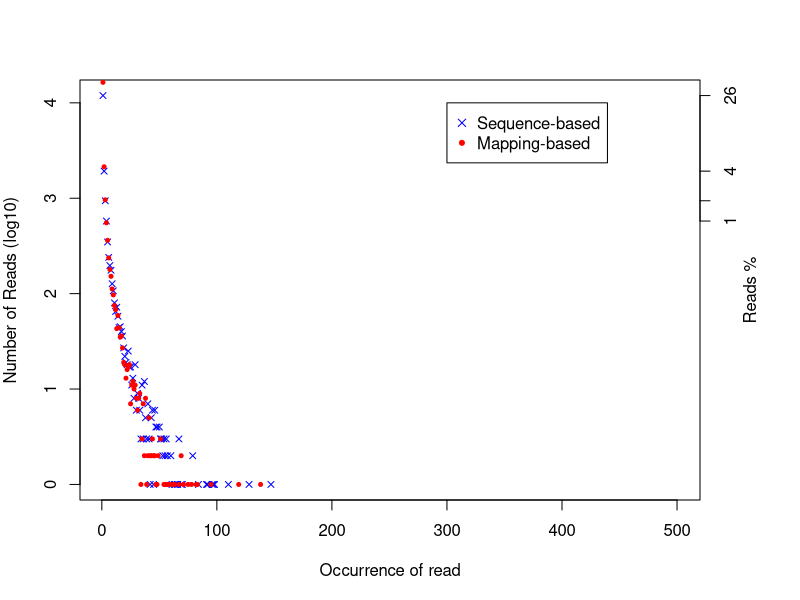

Reproduce this figure in R.
pdf('RAP1_UNINDUCED_REP1.DupRate_plot.pdf')
par(mar=c(5,4,4,5),las=0)
seq_occ=c(1,2,3,4,5,6,7,8,9,10,11,12,13,14,15,16,17,18,19,20,21,22,23,24,25,26,27,28,29,30,31,32,33,34,35,36,37,38,39,40,41,42,43,44,45,46,47,48,49,51,54,55,56,57,58,61,63,67,69,71,75,78,82,83,95,119,138)
seq_uniqRead=c(16403,2137,962,553,362,237,179,152,112,97,75,68,43,59,44,35,36,27,19,18,13,16,17,18,7,11,12,10,11,8,6,8,9,1,3,7,2,8,1,2,5,2,2,3,2,2,1,1,2,3,1,1,1,1,1,1,1,1,2,1,1,1,1,1,1,1,1)
pos_occ=c(1,2,3,4,5,6,7,8,9,10,11,12,13,14,15,16,17,18,19,20,21,22,23,24,25,26,27,28,29,30,31,32,33,34,35,36,37,38,39,40,41,42,43,44,45,46,47,48,50,51,52,53,54,55,56,57,60,61,63,64,66,67,69,70,79,84,91,92,96,97,98,110,128,147)
pos_uniqRead=c(11923,1923,941,577,348,240,197,176,127,107,80,65,72,58,44,45,40,36,27,22,19,18,25,17,17,11,13,8,18,6,9,8,6,3,11,3,12,5,3,7,3,1,5,6,1,6,4,4,4,3,3,2,3,2,3,2,2,1,1,1,1,3,1,1,2,1,1,1,1,1,1,1,1,1)
plot(pos_occ,log10(pos_uniqRead),ylab='Number of Reads (log10)',xlab='Occurrence of read',pch=4,cex=0.8,col='blue',xlim=c(1,500),yaxt='n')
points(seq_occ,log10(seq_uniqRead),pch=20,cex=0.8,col='red')
ym=floor(max(log10(pos_uniqRead)))
legend(300,ym,legend=c('Sequence-based','Mapping-based'),col=c('blue','red'),pch=c(4,20))
axis(side=2,at=0:ym,labels=0:ym)
axis(side=4,at=c(log10(pos_uniqRead[1]),log10(pos_uniqRead[2]),log10(pos_uniqRead[3]),log10(pos_uniqRead[4])), labels=c(round(pos_uniqRead[1]*100/sum(pos_uniqRead*pos_occ)),round(pos_uniqRead[2]*100/sum(pos_uniqRead*pos_occ)),round(pos_uniqRead[3]*100/sum(pos_uniqRead*pos_occ)),round(pos_uniqRead[4]*100/sum(pos_uniqRead*pos_occ))))
mtext(4, text = "Reads %", line = 2)
dev.off()
